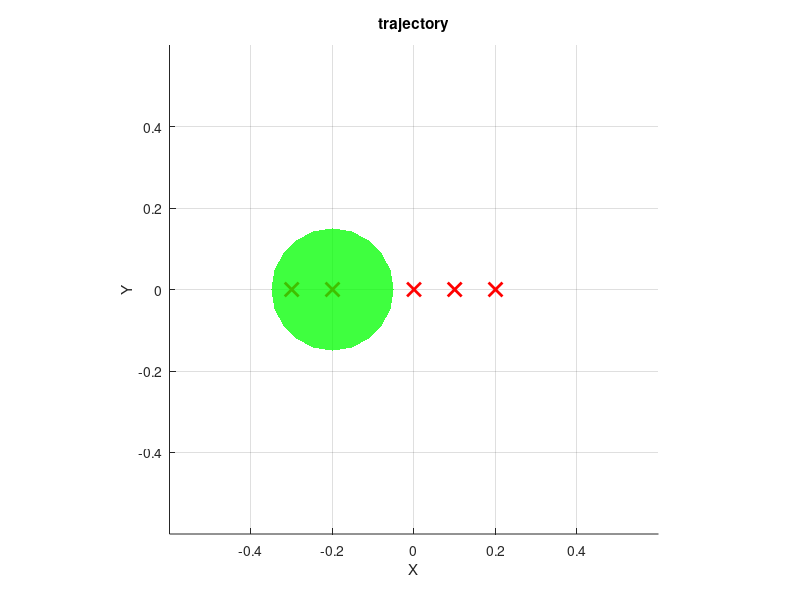

This chart was generated by the following MATLAB code: (Note: this script raises an error after producing the figure.)
clc;
clear;
close all;

d1 = 0.1; l1 = 0.2; l2 = 0.2; l3 = 0.1; 

targets = [
    0.2                , 0.0                , 0.2, -pi/2    ;           %1
    0.1                 , 0.0               , 0.4, -pi/4    ;           %2
    0.0                 , 0.0               , 0.6, pi/2     ;           %3
    -0.2                , 0.0               , 0.4, 0    ;           %4
    -0.3               , 0.0               , 0.2, -pi/2    ];

obstacle_center = [-0.2, 0.0, 0.6];
obstacle_radius = 0.15;          

% CONFIG
figure;
hold on;
axis equal;
grid on;
xlim([-0.6, 0.6]);
ylim([-0.6, 0.6]);
zlim([0, 0.8]);
xlabel('X');
ylabel('Y');
zlabel('Z');
title('trajectory');


plot3(targets(:, 1), targets(:, 2), targets(:, 3), 'rx', 'MarkerSize', 10, 'LineWidth', 2); 

%OBSTACLE
[obstacle_x, obstacle_y, obstacle_z] = sphere(20); % 
obstacle_x = obstacle_x * obstacle_radius + obstacle_center(1);
obstacle_y = obstacle_y * obstacle_radius + obstacle_center(2);
obstacle_z = obstacle_z * obstacle_radius + obstacle_center(3);
surf(obstacle_x, obstacle_y, obstacle_z, 'FaceColor', 'g', 'FaceAlpha', 0.5, 'EdgeColor', 'none'); 


draw_arm = @(P1, P2, P3, P4, P5) plot3(... 
    [0, P1(1), P2(1), P3(1), P4(1), P5(1)], ... 
    [0, P1(2), P2(2), P3(2), P4(2), P5(2)], ...
    [0, P1(3), P2(3), P3(3), P4(3), P5(3)], ...
    '-o', 'LineWidth', 2, 'MarkerSize', 6);
trajectory = []; 


for i = 1:size(targets, 1)-1
    start_point = targets(i, :);
    end_point = targets(i+1, :);

    % 1---------2
    if i == 1
        num_steps = 50; % STEP
        interpolated_points = [linspace(start_point(1), end_point(1), num_steps)', ...
                               linspace(start_point(2), end_point(2), num_steps)', ...
                               linspace(start_point(3), end_point(3), num_steps)', ...
                               linspace(start_point(4), end_point(4), num_steps)'];
        for j = 1:num_steps
            x = interpolated_points(j, 1);
            y = interpolated_points(j, 2);
            z = interpolated_points(j, 3);
            theta_fixed = interpolated_points(j, 4);

            offset_x = sin(j / num_steps * pi) * 0.1;  % SIN
            x = x + offset_x;

            theta1 = atan2(y, x);
            xv = x / cos(theta1); yv = z - d1;
            [theta2, theta3, theta4] = planar_arm_inverse_no_orientation(xv, yv, l1, l2, l3, theta_fixed);
            xx = (l1*cos(theta2)+l2*cos(theta2+theta3)+l3*cos(theta2+theta3+theta4))*cos(theta1);
            yy = (l1*cos(theta2)+l2*cos(theta2+theta3)+l3*cos(theta2+theta3+theta4))*sin(theta1);
            zz = l1*sin(theta2)+l2*sin(theta2+theta3)+l3*sin(theta2+theta3+theta4)+d1;
            P5 = [xx,yy,zz];
            P4 = [(l1*cos(theta2)+l2*cos(theta2+theta3))*cos(theta1), ...
                (l1*cos(theta2)+l2*cos(theta2+theta3))*sin(theta1), ...
                l1*sin(theta2)+l2*sin(theta2+theta3)+d1];
            P3 = [(l1*cos(theta2))*cos(theta1), (l1*cos(theta2))*sin(theta1), l1*sin(theta2)+d1];
            P2 = [0,0,d1];
            P1 = [0,0,0];

            trajectory = [trajectory; P5];

            cla;
            draw_arm(P1, P2, P3, P4, P5);
            surf(obstacle_x, obstacle_y, obstacle_z, 'FaceColor', 'g', 'FaceAlpha', 0.5, 'EdgeColor', 'none'); 
            plot3(trajectory(:, 1), trajectory(:, 2), trajectory(:, 3), 'b-', 'LineWidth', 1.5); 
            plot3(targets(:, 1), targets(:, 2), targets(:, 3), 'rx', 'MarkerSize', 10, 'LineWidth', 2); 
            pause(0.02); 
        end
    % 2--------3
    elseif i == 2 || i == 4
        num_steps = 50; % STEP
        interpolated_points = [linspace(start_point(1), end_point(1), num_steps)', ...
                               linspace(start_point(2), end_point(2), num_steps)', ...
                               linspace(start_point(3), end_point(3), num_steps)', ...
                               linspace(start_point(4), end_point(4), num_steps)'];
        for j = 1:num_steps
            % AIMING
            x = interpolated_points(j, 1);
            y = interpolated_points(j, 2);
            z = interpolated_points(j, 3);
            theta_fixed = interpolated_points(j, 4);

            % IK
            theta1 = atan2(y, x);
            xv = x / cos(theta1); yv = z - d1;
            [theta2, theta3, theta4] = planar_arm_inverse_no_orientation(xv, yv, l1, l2, l3, theta_fixed);
            xx = (l1*cos(theta2)+l2*cos(theta2+theta3)+l3*cos(theta2+theta3+theta4))*cos(theta1);
            yy = (l1*cos(theta2)+l2*cos(theta2+theta3)+l3*cos(theta2+theta3+theta4))*sin(theta1);
            zz = l1*sin(theta2)+l2*sin(theta2+theta3)+l3*sin(theta2+theta3+theta4)+d1;
            P5 = [xx,yy,zz];
            P4 = [(l1*cos(theta2)+l2*cos(theta2+theta3))*cos(theta1), ...
                (l1*cos(theta2)+l2*cos(theta2+theta3))*sin(theta1), ...
                l1*sin(theta2)+l2*sin(theta2+theta3)+d1];
            P3 = [(l1*cos(theta2))*cos(theta1), (l1*cos(theta2))*sin(theta1), l1*sin(theta2)+d1];
            P2 = [0,0,d1];
            P1 = [0,0,0];

            % TRAJECTORY KEEPER
            trajectory = [trajectory; P5];

            % DRAWING
            cla;
            draw_arm(P1, P2, P3, P4, P5);
            surf(obstacle_x, obstacle_y, obstacle_z, 'FaceColor', 'g', 'FaceAlpha', 0.5, 'EdgeColor', 'none'); 
            plot3(trajectory(:, 1), trajectory(:, 2), trajectory(:, 3), 'b-', 'LineWidth', 1.5); 
            plot3(targets(:, 1), targets(:, 2), targets(:, 3), 'rx', 'MarkerSize', 10, 'LineWidth', 2); 
            pause(0.02);
        end
    % 3-----4
    elseif i == 3
        num_steps = 100; % STEP
        avoid = 0;
        collapse_value = collapse_check(obstacle_center, obstacle_radius, start_point, end_point);
        for j = 1:num_steps
            if collapse_value == 1 %collapse happen
                avoid = avoid + 1;
                interpolated_points = [linspace(start_point(3), end_point(3), num_steps)', ...
                                       linspace(start_point(4), end_point(4), num_steps)'];
    
                % AIMING POINT
                x = start_point(1);
                y = start_point(2);
                z = interpolated_points(avoid, 1);
                theta_fixed = interpolated_points(avoid, 2);
    
                % IK
                theta1 = atan2(y, x);
                xv = x / cos(theta1); yv = z - d1;
                [theta2, theta3, theta4] = planar_arm_inverse_no_orientation(xv, yv, l1, l2, l3, theta_fixed);
                xx = (l1*cos(theta2)+l2*cos(theta2+theta3)+l3*cos(theta2+theta3+theta4))*cos(theta1);
                yy = (l1*cos(theta2)+l2*cos(theta2+theta3)+l3*cos(theta2+theta3+theta4))*sin(theta1);
                zz = l1*sin(theta2)+l2*sin(theta2+theta3)+l3*sin(theta2+theta3+theta4)+d1;
                P5 = [xx,yy,zz];
                P4 = [(l1*cos(theta2)+l2*cos(theta2+theta3))*cos(theta1), ...
                    (l1*cos(theta2)+l2*cos(theta2+theta3))*sin(theta1), ...
                    l1*sin(theta2)+l2*sin(theta2+theta3)+d1];
                P3 = [(l1*cos(theta2))*cos(theta1), (l1*cos(theta2))*sin(theta1), l1*sin(theta2)+d1];
                P2 = [0,0,d1];
                P1 = [0,0,0];
    
                % TRAJECTORY KEEPER
                trajectory = [trajectory; P5];
    
                % DRAWING
                cla;
                draw_arm(P1, P2, P3, P4, P5);
                surf(obstacle_x, obstacle_y, obstacle_z, 'FaceColor', 'g', 'FaceAlpha', 0.5, 'EdgeColor', 'none'); 
                plot3(trajectory(:, 1), trajectory(:, 2), trajectory(:, 3), 'b-', 'LineWidth', 1.5); 
                plot3(targets(:, 1), targets(:, 2), targets(:, 3), 'rx', 'MarkerSize', 10, 'LineWidth', 2); 
                pause(0.02); 
                new_start_point = [start_point(1),start_point(2),interpolated_points(avoid, 1),interpolated_points(avoid, 2)];
                collapse_value = collapse_check(obstacle_center, obstacle_radius, new_start_point, end_point);
    
            else
            end
        end
        num_count = num_steps - avoid;
        for j = 1:num_count
            interpolated_points = [linspace(new_start_point(1), end_point(1), num_count)', ...
                               linspace(new_start_point(2), end_point(2), num_count)', ...
                               linspace(new_start_point(3), end_point(3), num_count)', ...
                               linspace(new_start_point(4), end_point(4), num_count)'];
            x = interpolated_points(j, 1);
            y = interpolated_points(j, 2);
            z = interpolated_points(j, 3);
            theta_fixed = interpolated_points(j, 4);

            theta1 = atan2(y, x);
            xv = x / cos(theta1); yv = z - d1;
            [theta2, theta3, theta4] = planar_arm_inverse_no_orientation(xv, yv, l1, l2, l3, theta_fixed);
            xx = (l1*cos(theta2)+l2*cos(theta2+theta3)+l3*cos(theta2+theta3+theta4))*cos(theta1);
            yy = (l1*cos(theta2)+l2*cos(theta2+theta3)+l3*cos(theta2+theta3+theta4))*sin(theta1);
            zz = l1*sin(theta2)+l2*sin(theta2+theta3)+l3*sin(theta2+theta3+theta4)+d1;
            P5 = [xx,yy,zz];
            P4 = [(l1*cos(theta2)+l2*cos(theta2+theta3))*cos(theta1), ...
                (l1*cos(theta2)+l2*cos(theta2+theta3))*sin(theta1), ...
                l1*sin(theta2)+l2*sin(theta2+theta3)+d1];
            P3 = [(l1*cos(theta2))*cos(theta1), (l1*cos(theta2))*sin(theta1), l1*sin(theta2)+d1];
            P2 = [0,0,d1];
            P1 = [0,0,0];

            trajectory = [trajectory; P5];

            cla;
            draw_arm(P1, P2, P3, P4, P5);
            surf(obstacle_x, obstacle_y, obstacle_z, 'FaceColor', 'g', 'FaceAlpha', 0.5, 'EdgeColor', 'none'); 
            plot3(trajectory(:, 1), trajectory(:, 2), trajectory(:, 3), 'b-', 'LineWidth', 1.5); 
            plot3(targets(:, 1), targets(:, 2), targets(:, 3), 'rx', 'MarkerSize', 10, 'LineWidth', 2); 
            pause(0.02);
            
        end
    end
end


plot3(trajectory(:, 1), trajectory(:, 2), trajectory(:, 3), 'b-', 'LineWidth', 1.5); 



function [theta2, theta3, theta4] = planar_arm_inverse_no_orientation(x, y, a1, a2, a3, fixed_theta4)
    theta4 = fixed_theta4;

    x_eff = x - a3 * cos(theta4);
    y_eff = y - a3 * sin(theta4);
    r_eff = sqrt(x_eff^2 + y_eff^2);

    if r_eff > (a1 + a2) || r_eff < abs(a1 - a2)
        error('exceeded');
    end

    cos_theta2 = (x_eff^2 +y_eff^2 - a1^2 - a2^2) / (2 * a1 * a2);
    theta3 = acos(cos_theta2);

%     ss1 = ((a1+a2*cos(theta2))*y_eff-a2*sin(theta2)*x_eff)/(x_eff^2+y_eff^2);
%     cc1 = ((a1+a2*cos(theta2))*x_eff+a2*sin(theta2)*y_eff)/(x_eff^2+y_eff^2);
%     theta1 = atan2(ss1,cc1);
    
    phi = atan2(y_eff, x_eff);
    psi = atan2(a2 * sin(theta3), a1 + a2 * cos(theta3));
    theta2 = phi - psi;
    theta4 = theta4 - theta2 - theta3;
end

function collapse_value = collapse_check(obstacle_center, obstacle_radius, start_point, end_point)
    A = [start_point(1),start_point(2),start_point(3)];
    B = [end_point(1),end_point(2),end_point(3)];
    P = obstacle_center;
    
    AB = B - A;
    AP = P - A;
    
    cross_product = cross(AB, AP);
    distance = norm(cross_product) / norm(AB);
    
    disp(['DISTANCE: ', num2str(distance)]);
    if distance < obstacle_radius+0.03
        collapse_value = 1;
    else
        collapse_value = 0;
    end
end
